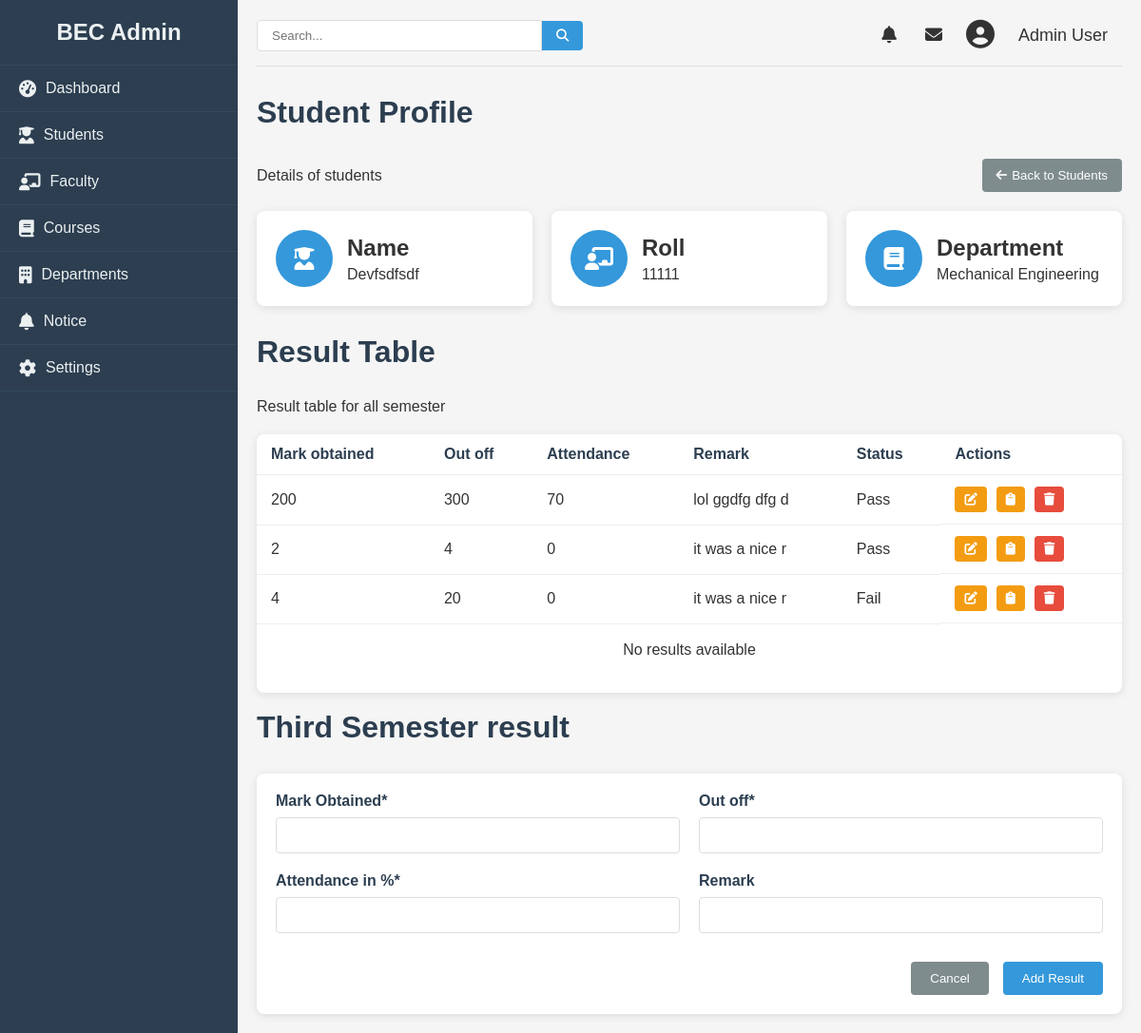
/admin/addresult/2, run on the app's committed database.
### college/model.py (models this page shows, shortened)
class Student(db.Model):
    id = db.Column(db.Integer, primary_key=True)
    name = db.Column(db.String(100), nullable=False)
    roll = db.Column(db.Integer, nullable=False)
    email = db.Column(db.String(100), unique=True, nullable=False)
    phone = db.Column(db.Integer, nullable=False)
    semester = db.Column(db.Integer, db.ForeignKey('semester.id'), nullable=False)
    dob = db.Column(db.Date, nullable=False)
    gender = db.Column(db.String, nullable=False)
    department = db.Column(db.String, nullable=False)
    address = db.Column(db.String, nullable=False)

class Result(db.Model):
    id = db.Column(db.Integer, primary_key=True)
    mark = db.Column(db.Integer, nullable=False)
    outoff = db.Column(db.Integer, nullable=False)
    attendance = db.Column(db.Integer, nullable=False)
    remark = db.Column(db.String(100), nullable=True)
    student_id = db.Column(db.Integer, db.ForeignKey('student.id'), nullable=False)
    semester = db.Column(db.String(100), nullable=False)
    status = db.Column(db.Boolean, nullable=False)

class Semester(db.Model):
    id = db.Column(db.Integer, primary_key=True)
    name = db.Column(db.String(100), nullable=False)
    students = db.relationship('Student', backref='semester_', lazy=True)

### college/admin/addroute.py (the view, shortened to what this page needs)
@app.route("/admin/addresult/<id>", methods = ["GET", "POST"])
def addresult(id):
    student = Student.query.get(id)
    result = Result.query.filter_by(student_id=id)
    if not result:
        result = None
    return render_template("addresult.html", student=student, result = result)

### college/admin/templates/addresult.html (shortened to what this page needs)
{% from "macro/cmsnav.html" import cmsnav%}
{%extends "admbase.html"%}
{%block head%}
<link rel="stylesheet" href="{{url_for('static', filename='css/styles.css')}}">
<link rel="stylesheet" href="https://cdnjs.cloudflare.com/ajax/libs/font-awesome/6.4.0/css/all.min.css">
{%endblock%}
{%block content%}
<div class="container" w-tid="21">
    {{cmsnav()}}
    <main class="main-content" w-tid="111">
        <header class="top-header" w-tid="113">
            <div class="search-box" w-tid="115">
                <input type="text" placeholder="Search..." w-tid="117" />
                <button w-tid="119"><i class="fas fa-search" w-tid="121"></i></button>
            </div>
            <div class="user-profile" w-tid="123">
                <span class="notification" w-tid="125"><i class="fas fa-bell" w-tid="127"></i></span>
                <span class="message" w-tid="129"><i class="fas fa-envelope" w-tid="131"></i></span>
                <div class="profile-img" w-tid="133">
                    <i class="fas fa-user-circle" w-tid="135"></i>
                </div>
                <span class="username" w-tid="137">Admin User</span>
            </div>
        </header>
        <div id="dashboard-page" class="content-section" w-tid="139">
            <div class="dashboard" w-tid="141">
                <h1 w-tid="143">Student Profile</h1>
                <div class="students-header" w-tid="359">
                    <p w-tid="361">Details of students </p>
                    <a style="text-decoration: none; color:white" href="/admin/student">
                        <button id="cancel-add-student" class="back-button" w-tid="1515">
                            <i class="fas fa-arrow-left" w-tid="1517"></i> Back to Students
                        </button>
                    </a>
                </div>
                <div class="stats-cards" w-tid="145">
                    <div class="stat-card" w-tid="147">
                        <div class="stat-icon" w-tid="149"><i class="fas fa-user-graduate" w-tid="151"></i></div>
                        <div class="stat-details" w-tid="153">
                            <h3 w-tid="155">Name</h3>
                            <p w-tid="157">{{student.name |title}}</p>
                        </div>
                    </div>
                    <div class="stat-card" w-tid="159">
                        <div class="stat-icon" w-tid="161"><i class="fas fa-chalkboard-teacher" w-tid="163"></i></div>
                        <div class="stat-details" w-tid="165">
                            <h3 w-tid="167">Roll</h3>
                            <p w-tid="169">{{student.roll}}</p>
                        </div>
                    </div>
                    <div class="stat-card" w-tid="171">
                        <div class="stat-icon" w-tid="173"><i class="fas fa-book" w-tid="175"></i></div>
                        <div class="stat-details" w-tid="177">
                            <h3 w-tid="179">Department</h3>
                            <p w-tid="181">{{student.department }}</p>
                        </div>
                    </div>
                </div>
                <h1 w-tid="143">Result Table</h1>
                <div class="students-header" w-tid="359">
                    <p w-tid="361">Result table for all semester</p>
                </div>
                <div class="students-table" w-tid="415">
                    <table w-tid="417">
                        <thead w-tid="419">
                            <tr w-tid="421">
                                <th w-tid="425">Mark obtained</th>
                                <th w-tid="427">Out off</th>
                                <th w-tid="425">Attendance</th>
                                <th w-tid="429">Remark</th>
                                <th w-tid="433">Status</th>
                                <th w-tid="437">Actions</th>
                            </tr>
                        </thead>
                        <tbody w-tid="439">
                            <tr w-tid="441">
                                <td w-tid="445">{{result.mark}}</td>
                                <td w-tid="447">{{result.outoff}}</td>
                                <td w-tid="449">{{result.attendance}}</td>
                                <td w-tid="451">{{result.remark}}</td>
                                {%if result.status%}
                                <td w-tid="453">Pass</td>
                                {% else %}
                                <td w-tid="453">Fail</td>
                                {% endif %}
                                <td class="action-cell" w-tid="459">
                                    <button class="action-btn edit-btn" w-tid="465">
                                        <a href="/admin/update/student/{{student.id}}">
                                            <i class="fas fa-edit" w-tid="467"></i>
                                        </a>
                                    </button>
                                    <button class="action-btn edit-btn" w-tid="469">
                                        <a href="/admin/addresult/{{student.id}}"><i class="fas fa-clipboard"
                                                w-tid="723"></i></a>
                                    </button>
                                    <button class="action-btn delete-btn" w-tid="469">
                                        <a href="/admin/student/delete/{{student.id}}"><i class="fas fa-trash"
                                                w-tid="723"></i></a>
                                    </button>
                                </td>
                            </tr>
                        </tbody>
                    </table>
                    {%if not result.id%}
                    <br>
                    <p style="text-align: center;">No results available</p> <br><br>
                    {% endif %}
                </div>
                <br>
                <h1 w-tid="357">{{student.semester_.name}} result</h1>
                <div class="student-form-container" w-tid="1519">
                    <form id="add-result-form" method="POST" action="/admin/addresult/{{ student.id }}"
                        class="student-form" w-tid="1521">
                        <div class="form-row" w-tid="1537">
                            <div class="form-group" w-tid="1539">
                                <label for="new-email" w-tid="1541">Mark Obtained*</label>
                                <input type="number" id="new-email" name="mark" required="" w-tid="1543" value="">
                            </div>
                            <div class="form-group" w-tid="1545">
                                <label for="new-phone" w-tid="1547">Out off*</label>
                                <input type="number" id="new-phone" minlength="10" maxlength="15" name="outoff"
                                    required="" w-tid="1549" value="">
                            </div>
                        </div>
                        <div class="form-row" w-tid="1537">
                            <div class="form-group" w-tid="1539">
                                <label for="new-email" w-tid="1541">Attendance in %*</label>
                                <input type="number" id="new-email" name="attendance" required="" w-tid="1543" value="">
                            </div>
                            <div class="form-group" w-tid="1545">
                                <label for="new-phone" w-tid="1547">Remark</label>
                                <input type="text" id="new-phone" minlength="10" maxlength="15" name="remark"
                                    required="" w-tid="1549" value="">
                            </div>
                        </div>
                        <div class="form-actions" w-tid="1599">
                            <a href="/admin/student"><button type="button" id="cancel-add-student" class="cancel-btn"
                                    w-tid="1601">Cancel</button></a>
                            {%if data%}
                            <button type="submit" class="save-btn" w-tid="1603">Update Student</button>
                            {%else%}
                            <button type="submit" class="save-btn" w-tid="1603">Add Result</button>
                            {%endif%}
                        </div>
                    </form>
                </div>
            </div>
        </div>
    </main>
</div>
{%endblock%}

### college/static/css/styles.css (style rules this page uses)
* { margin: 0; padding: 0; box-sizing: border-box; }
body { font-family: Arial, sans-serif; background-color: #f5f5f5; color: #333; }
a { text-decoration: none; color:inherit; }
.container { display: flex; min-height: 100vh; }
.main-content { flex: 1; padding: 20px; }
.top-header { display: flex; justify-content: space-between; align-items: center; margin-bottom: 30px; padding-bottom: 15px; border-bottom: 1px solid #ddd; }
.search-box { display: flex; align-items: center; }
.search-box input { padding: 8px 15px; border: 1px solid #ddd; border-radius: 4px 0 0 4px; width: 300px; }
.search-box button { background: #3498db; color: white; border: none; padding: 8px 15px; border-radius: 0 4px 4px 0; cursor: pointer; }
.user-profile { display: flex; align-items: center; }
.user-profile span { margin: 0 15px; font-size: 18px; cursor: pointer; }
.profile-img { font-size: 30px; margin: 0 10px; }
.dashboard h1 { margin-bottom: 30px; color: #2c3e50; }
.stats-cards { display: grid; grid-template-columns: repeat(auto-fill, minmax(240px, 1fr)); gap: 20px; margin-bottom: 30px; }
.stat-card { background: white; border-radius: 8px; padding: 20px; box-shadow: 0 2px 10px rgba(0, 0, 0, 0.1); display: flex; align-items: center; }
.stat-icon { background: #3498db; color: white; width: 60px; height: 60px; border-radius: 50%; display: flex; align-items: center; justify-content: center; font-size: 24px; margin-right: 15px; }
.stat-details h3 { font-size: 24px; margin-bottom: 5px; }
table { width: 100%; border-collapse: collapse; }
th, td { padding: 12px 15px; text-align: left; border-bottom: 1px solid #eee; }
th { font-weight: bold; color: #2c3e50; }
.content-section { display: none; }
#dashboard-page { display: block; }
.students-header { display: flex; justify-content: space-between; align-items: center; margin-bottom: 20px; }
.students-table { background: white; border-radius: 8px; box-shadow: 0 2px 10px rgba(0, 0, 0, 0.1); overflow: hidden; }
.action-cell { display: flex; gap: 10px; }
.action-btn { padding: 6px 10px; border-radius: 4px; cursor: pointer; border: none; color: white; }
.edit-btn { background-color: #f39c12; }
.delete-btn { background-color: #e74c3c; }
.back-button { background-color: #7f8c8d; color: white; border: none; padding: 10px 15px; border-radius: 4px; cursor: pointer; display: flex; align-items: center; }
.back-button i { margin-right: 5px; }
.student-form-container { background: white; border-radius: 8px; padding: 20px; box-shadow: 0 2px 10px rgba(0, 0, 0, 0.1); }
.student-form { display: flex; flex-direction: column; gap: 20px; }
.form-row { display: flex; gap: 20px; }
.form-group { flex: 1; display: flex; flex-direction: column; }
.form-group label { margin-bottom: 8px; font-weight: bold; color: #2c3e50; }
.form-group input, .form-group select, .form-group textarea { padding: 10px; border: 1px solid #ddd; border-radius: 4px; font-size: 14px; }
.form-actions { display: flex; justify-content: flex-end; gap: 15px; margin-top: 10px; }
.cancel-btn { background-color: #7f8c8d; color: white; border: none; padding: 10px 20px; border-radius: 4px; cursor: pointer; }
.save-btn { background-color: #3498db; color: white; border: none; padding: 10px 20px; border-radius: 4px; cursor: pointer; }

### data on the page
Student: name "Devfsdfsdf", roll "11111", department "Mechanical Engineering"
Result: mark "200", outoff "300", attendance "70", remark "lol ggdfg dfg d", status "Pass"
Result: mark "2", outoff "4", attendance "0", remark "it was a nice r", status "Pass"
Result: mark "4", outoff "20", attendance "0", remark "it was a nice r", status "Fail"
Semester: semester_.name "Third Semester"
